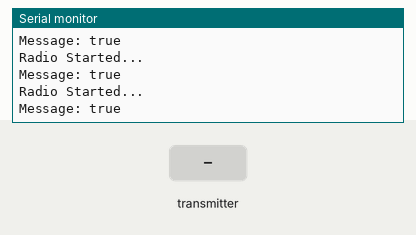
This sketch was run on a simulated ESP32. Parts: the last lines printed to the serial monitor. The test bench sets the inputs (shaded band). WiFi joins after 1.5 s; servers stay silent unless stated; uploads are accepted with an empty reply; no radio packets arrive unless stated.

Above: at 2.7 s.
2.8 s: the transmitter starts sending isTaken = 0
At 3.5 s:
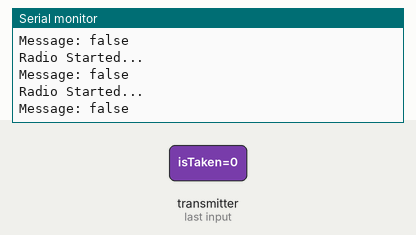
4.3 s: the transmitter starts sending isTaken = 1
At 5.36 s:
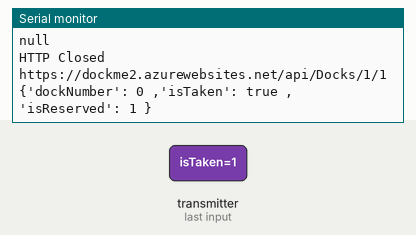

Measured:
- after the input at 2.8 s, the serial monitor: prints a new line at once (image 1)
- after the input at 4.3 s, the serial monitor: prints a new line after 0.90 s (image 2)

The sketch:

network-mainNode.ino
```cpp
// Libraries
#include <WiFi.h>
#include <HTTPClient.h>
#include <ArduinoJson.h>
#include <WiFiMulti.h>
#include <Arduino.h>
#include <SPI.h>
#include <nRF24L01.h>
#include <RF24.h>
#include <WiFiClientSecure.h>

// Pins declaration
const int cePin = 4;
const int csnPin = 5;
const int sckPin = 18;
const int misoPin = 19;
const int mosiPin = 23;

const int timeoutPeriod = 200;


const char* ssid = "Redmi";
const char* password = "174a4bf36308";
RF24 radio(cePin, csnPin);
const byte address[6] = "00001";

//Your Domain name with URL path or IP address with path
//https://dockme20201010041424.azurewebsites.net//api/Docks/dockNumber/true
const char* serverName = "https://dockme2.azurewebsites.net/api";

// the following variables are unsigned longs because the time, measured in
// milliseconds, will quickly become a bigger number than can be stored in an int.
unsigned long lastTime = 0;
// Timer set to 10 minutes (600000)
//unsigned long timerDelay = 600000;
// Set timer to 5 seconds (5000)
unsigned long timerDelay = 5000;

//Global variables definition
int distance;
int dockNumber = 1;
String isTakenString = "true";
bool isTaken = true;
String header;
String call = (String)dockNumber + "/" + isTaken;
String payload;

void setup() {
    Serial.begin(115200);
    // Deserialize the JSON document
    StaticJsonDocument<200> doc;
    DeserializationError error = deserializeJson(doc, payload);

    WiFi.begin(ssid, password);
    Serial.println("Connecting");
    while (WiFi.status() != WL_CONNECTED) {
    delay(500);
    Serial.print(".");
    }
    Serial.println("");
    Serial.print("Connected to WiFi network with IP Address: ");
    Serial.println(WiFi.localIP());
    Serial.println();
    Serial.println();
    Serial.println();
}

void loop() {
    SPI.begin();
    delay(10);
    radio.begin();
    radio.openReadingPipe(0, address);
    radio.setPALevel(RF24_PA_MIN);
    radio.startListening();
    delay(10);

    Serial.println("Radio Started...");
    Serial.println();

    if (radio.available()) {
      radio.read(&isTaken, sizeof(isTaken));
    }

    if (isTaken == true) {
      isTakenString = "true";
    }
    else {
      isTakenString = "false";
    }

    Serial.print("Message: ");
    Serial.println(isTakenString);
    delay(10);
    SPI.end();
    delay(10);

    StaticJsonDocument<200> doc;
    //Send an HTTP POST request every 10 minutes
    if ((millis() - lastTime) > timerDelay) {
    //Check WiFi connection status
    if (WiFi.status() == WL_CONNECTED) {
      HTTPClient http;


      // HTTP GET METHOD
      Serial.println("https://dockme2.azurewebsites.net/api/Docks/1");
      http.begin("https://dockme2.azurewebsites.net/api/Docks/1");
      http.addHeader("Content-Type", "application/json");
      int httpCode = http.GET();
      if (httpCode > 0) {
        Serial.print("[HTTPS]GET code: ");
        Serial.print(httpCode);
      }

      String payload = http.getString();
      Serial.println(payload);

      // Deserialize the JSON document
      DeserializationError error = deserializeJson(doc, payload);

      int jsonDockNumber = doc["dockNumber"];
      Serial.println(jsonDockNumber);

      String jsonIsTaken = doc["isTaken"];
      Serial.println(jsonIsTaken);

      String jsonIsReserved = doc["isReserved"];
      Serial.println(jsonIsReserved);

      Serial.println();

      // Free resources
      http.end();
      Serial.print("HTTP Closed");
      Serial.println();


      // HTTP PUT METHOD
      Serial.println("https://dockme2.azurewebsites.net/api/Docks/" + call);
      http.begin("https://dockme2.azurewebsites.net/api/Docks");
      http.addHeader("Content-Length", "0");
      http.addHeader("Content-Type", "application/json");
      String jsonPayload = "{'dockNumber': " + String(jsonDockNumber) + " ,'isTaken': " + String(isTakenString) + " ,'isReserved': " + String(true) + " }";
      Serial.println(jsonPayload);
      int httpResponseCode = http.PUT(jsonPayload);

      Serial.print("PUT Response Code: ");
      Serial.println(httpResponseCode);

      if (httpResponseCode < 0) {
        Serial.print("Error on sending PUT Request: ");
        Serial.println(httpResponseCode);
      }

      //Free resources
      http.end();
      Serial.print("HTTP Closed");
      Serial.println();
    }
    else {
      Serial.println("WiFi Disconnected");
    }
    lastTime = millis();
    delay(2000);
  }
}
```
